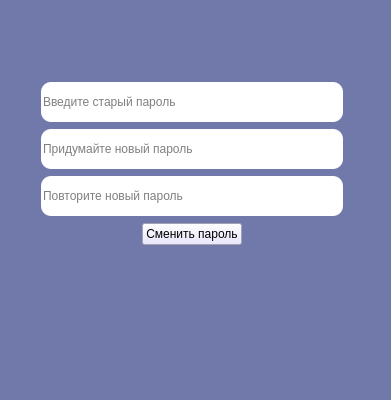
<?xml version="1.0" encoding="UTF-8"?>
<ui version="4.0">
 <class>ChangePasswordDialog</class>
 <widget class="QWidget" name="ChangePasswordDialog">
  <property name="geometry">
   <rect>
    <x>0</x>
    <y>0</y>
    <width>391</width>
    <height>400</height>
   </rect>
  </property>
  <property name="sizePolicy">
   <sizepolicy hsizetype="Preferred" vsizetype="Fixed">
    <horstretch>0</horstretch>
    <verstretch>0</verstretch>
   </sizepolicy>
  </property>
  <property name="minimumSize">
   <size>
    <width>300</width>
    <height>0</height>
   </size>
  </property>
  <property name="maximumSize">
   <size>
    <width>16777215</width>
    <height>400</height>
   </size>
  </property>
  <property name="windowTitle">
   <string>Сменить пароль</string>
  </property>
  <property name="styleSheet">
   <string notr="true">background-color: rgb(113, 121, 171);</string>
  </property>
  <widget class="QWidget" name="">
   <property name="geometry">
    <rect>
     <x>41</x>
     <y>81</y>
     <width>302</width>
     <height>168</height>
    </rect>
   </property>
   <layout class="QVBoxLayout" name="verticalLayout">
    <item>
     <widget class="QLineEdit" name="oldPasswordLineEdit">
      <property name="sizePolicy">
       <sizepolicy hsizetype="Preferred" vsizetype="Minimum">
        <horstretch>0</horstretch>
        <verstretch>0</verstretch>
       </sizepolicy>
      </property>
      <property name="minimumSize">
       <size>
        <width>300</width>
        <height>40</height>
       </size>
      </property>
      <property name="maximumSize">
       <size>
        <width>16777215</width>
        <height>40</height>
       </size>
      </property>
      <property name="styleSheet">
       <string notr="true">background-color: rgb(255, 255, 255);
border-radius: 10px;</string>
      </property>
      <property name="placeholderText">
       <string>Введите старый пароль</string>
      </property>
     </widget>
    </item>
    <item>
     <widget class="QLineEdit" name="newPasswordLineEdit">
      <property name="sizePolicy">
       <sizepolicy hsizetype="Preferred" vsizetype="Minimum">
        <horstretch>0</horstretch>
        <verstretch>0</verstretch>
       </sizepolicy>
      </property>
      <property name="minimumSize">
       <size>
        <width>300</width>
        <height>40</height>
       </size>
      </property>
      <property name="maximumSize">
       <size>
        <width>16777215</width>
        <height>40</height>
       </size>
      </property>
      <property name="styleSheet">
       <string notr="true">background-color: rgb(255, 255, 255);
border-radius: 10px;</string>
      </property>
      <property name="placeholderText">
       <string>Придумайте новый пароль</string>
      </property>
     </widget>
    </item>
    <item>
     <widget class="QLineEdit" name="confirmPasswordLineEdit">
      <property name="sizePolicy">
       <sizepolicy hsizetype="Preferred" vsizetype="Minimum">
        <horstretch>0</horstretch>
        <verstretch>0</verstretch>
       </sizepolicy>
      </property>
      <property name="minimumSize">
       <size>
        <width>300</width>
        <height>40</height>
       </size>
      </property>
      <property name="maximumSize">
       <size>
        <width>16777215</width>
        <height>40</height>
       </size>
      </property>
      <property name="styleSheet">
       <string notr="true">background-color: rgb(255, 255, 255);
border-radius: 10px;</string>
      </property>
      <property name="placeholderText">
       <string>Повторите новый пароль</string>
      </property>
     </widget>
    </item>
    <item>
     <layout class="QHBoxLayout" name="horizontalLayout">
      <item>
       <spacer name="horizontalSpacer">
        <property name="orientation">
         <enum>Qt::Orientation::Horizontal</enum>
        </property>
        <property name="sizeHint" stdset="0">
         <size>
          <width>40</width>
          <height>20</height>
         </size>
        </property>
       </spacer>
      </item>
      <item>
       <widget class="QPushButton" name="changeButton">
        <property name="sizePolicy">
         <sizepolicy hsizetype="Fixed" vsizetype="Fixed">
          <horstretch>0</horstretch>
          <verstretch>0</verstretch>
         </sizepolicy>
        </property>
        <property name="styleSheet">
         <string notr="true">QPushButton{ background-color: rgb(230, 226, 254);
color: black;}</string>
        </property>
        <property name="text">
         <string>Сменить пароль</string>
        </property>
       </widget>
      </item>
      <item>
       <spacer name="horizontalSpacer_2">
        <property name="orientation">
         <enum>Qt::Orientation::Horizontal</enum>
        </property>
        <property name="sizeHint" stdset="0">
         <size>
          <width>40</width>
          <height>20</height>
         </size>
        </property>
       </spacer>
      </item>
     </layout>
    </item>
   </layout>
  </widget>
 </widget>
 <resources/>
 <connections/>
</ui>
